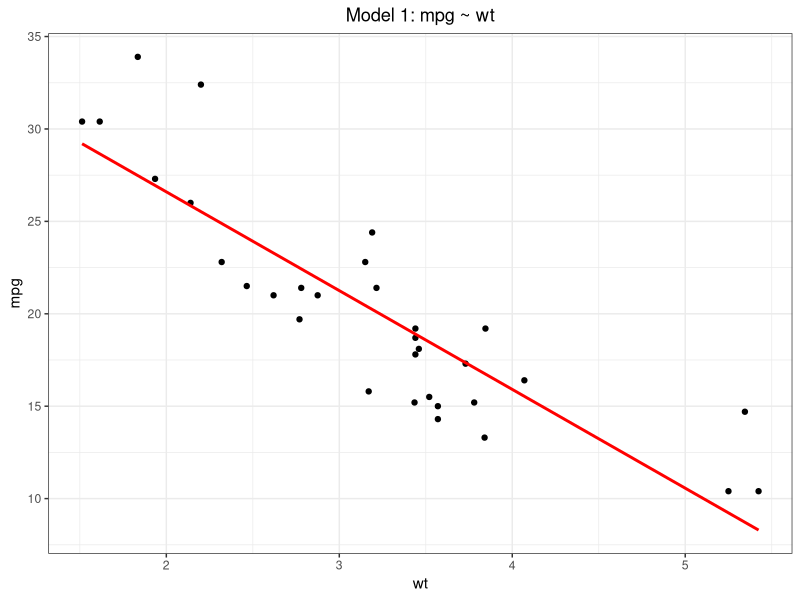
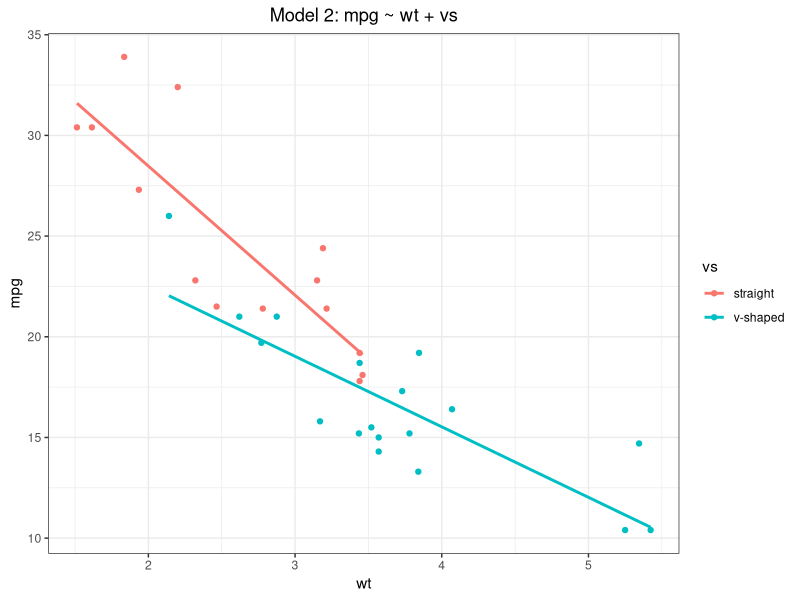
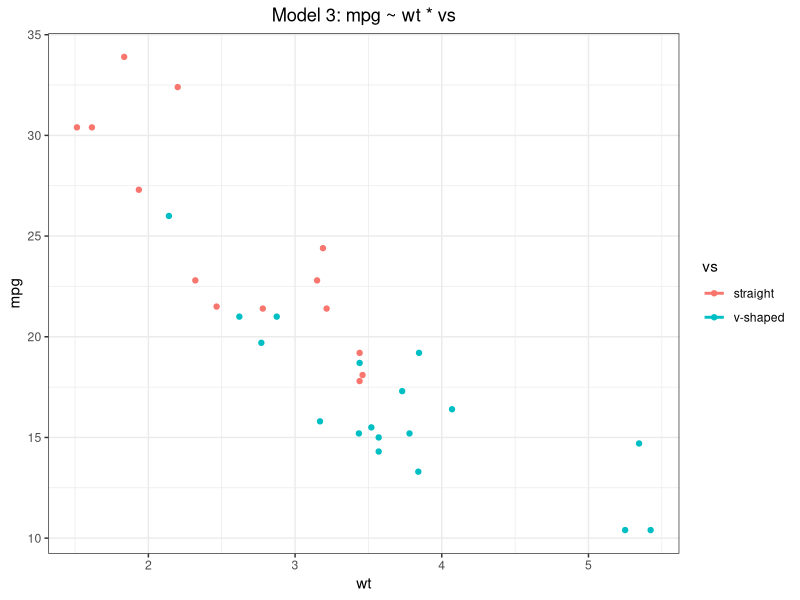

Source code (R) for these figures, in order:
## ---- chunk 1
library(dplyr)                              ## Data Transformation
library(tidyr)                              ## Data Transformation
library(stringr)                            ## Data Transformation
library(ggplot2)                            ## Data Visualization
## ---- chunk 2
mod_1_mtcars <- mtcars %>% 
  mutate(vs = case_when(
    vs == 1 ~ "straight",
    TRUE ~ "v-shaped"
  ))
## ---- chunk 3

model_1 <- lm(mpg ~ wt, data = mod_1_mtcars)
summary(model_1)
## ---- chunk 4
# Plot Model 1
ggplot(mod_1_mtcars, aes(x = wt, y = mpg)) +
  geom_point() +
  geom_smooth(method = "lm", se = FALSE, color = "red") +
  ggtitle("Model 1: mpg ~ wt") + 
  theme_bw() +
  theme(plot.title = element_text(hjust = 0.5))
## ---- chunk 5
model_2 <- lm(mpg ~ wt + vs, data = mod_1_mtcars)
summary(model_2)
## ---- chunk 6
ggplot(mod_1_mtcars, aes(x = wt, y = mpg, color = vs)) +
  geom_point() +
  geom_smooth(method = "lm", se = FALSE) +
  ggtitle("Model 2: mpg ~ wt + vs") + 
  theme_bw() +
  theme(plot.title = element_text(hjust = 0.5))
## ---- chunk 7
model_3 <- lm(mpg ~ wt * vs, data = mod_1_mtcars)
summary(model_3)
## ---- chunk 8
# Plot Model 3
ggplot(mod_1_mtcars, aes(x = wt, y = mpg, color = vs)) +
  geom_point() +
  geom_smooth(method = "lm", se = FALSE, formula = y ~ x * vs) +
  ggtitle("Model 3: mpg ~ wt * vs") + 
  theme_bw() +
  theme(plot.title = element_text(hjust = 0.5))
